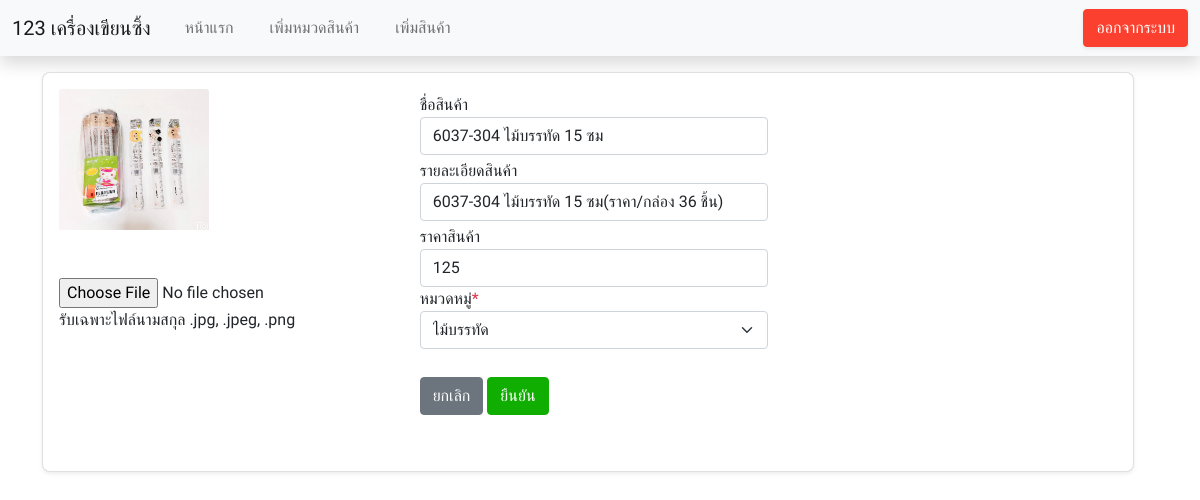
/views/edit_item.php?target=1643471902, run on the app's committed database.
### tables this page shows
CREATE TABLE `item_detail` (
  `item_id` int(11) NOT NULL COMMENT 'item id',
  `cate_id` int(50) NOT NULL,
  `item_name` varchar(50) NOT NULL COMMENT 'name of the item',
  `image_name` varchar(50) NOT NULL COMMENT 'image if item',
  `item_prince` int(11) NOT NULL,
  `type` varchar(50) NOT NULL,
  `item_detail` varchar(500) NOT NULL COMMENT 'detail if the item'
);

### views/edit_item.php (the view, shortened to what this page needs)
<!DOCTYPE html>
<html lang="en">
<head>
    <link href="https://cdn.jsdelivr.net/npm/bootstrap@5.0.2/dist/css/bootstrap.min.css" rel="stylesheet">
    <link rel="stylesheet" href="../assets/css/font.css">
    <link rel="stylesheet" href="../assets/css/style.css">
</head>
<body>
    <?php
        include "header.php";
    ?>
    <div class="container-xl my-3">
        <div class="row">
        <div class="row">
        <form method="POST" action="../../work7/process/updateItem.php?op=edit" enctype="multipart/form-data">
            <div class="row ">
                <div class="col-lg-12">
                    <div class="card shadow-sm " style="min-height: 400px; ">
                        <div class="card-body ">
                        <div class="row">
                                <div class="col-md-4">
                                <?php
                                    include '../../work7/process/connect.php';
                                    $id=$_GET["target"];
                                    $sql_allitem = "SELECT * FROM item_detail WHERE item_id=$id";
                                    $result_allid = mysqli_query($connect, $sql_allitem);
                                    while($row2 = mysqli_fetch_array($result_allid)) {
                                        echo '<img src="../images/'.$row2["image_name"].'" class="card-img-top" alt="..." style="width: 150px;">';
                                    };
                                ?>
                                <br>
                                <br>
                                <br>
                                <div class="basic-form">
                                    <input type="file" name="fileImage" id="fileImage" accept=".jpg, .jpeg, .png">
                                    <p>รับเฉพาะไฟล์นามสกุล .jpg, .jpeg, .png</p>
                                </div>
                                </div>
                                <div class="col-md-8">
                                    <?php
                                        include '../../work7/process/connect.php';
                                        $id=$_GET["target"];
                                        $sql_allitem = "SELECT * FROM item_detail WHERE item_id=$id";
                                        $result_allid = mysqli_query($connect, $sql_allitem);
                                        $row2 = mysqli_fetch_array($result_allid);
                                    ?>
                                    <div class="col-lg-6 col-md-12 col-sm-12 mt-1">
                                        <label for="text">ชื่อสินค้า</label>
                                        <input type="text" class="form-control" name="item_name" value="<?php echo $row2["item_name"];?>">
                                    </div>
                                    <div class="col-lg-6 col-md-12 col-sm-12 mt-1">
                                        <label for="text">รายละเอียดสินค้า</label>
                                        <input type="text" class="form-control" name="item_detail" value="<?php echo $row2["item_detail"];?>">
                                    </div>
                                    <div class="col-lg-6 col-md-12 col-sm-12 mt-1">
                                        <label for="text">ราคาสินค้า</label>
                                        <input type="number" class="form-control" name="item_prince" value="<?php echo $row2["item_prince"];?>">
                                    </div>
                                    <div class="col-lg-6 col-md-12 col-sm-12">
                                            <label for="text">หมวดหมู่<span class="text-danger">*</span></label>
                                                <select name="cate_id" class="form-control form-select" required>
                                                <?php echo '<option value="'.$row2["cate_id"].'">'.$row2["type"].'</option>'; ?>
                                                </select>
                                    </div>
                                    <br>
                                    <div class="col-lg-6 col-md-12 col-sm-12 mt-1">
                                        <button type="button" class="btn btn-secondary" data-bs-dismiss="modal">ยกเลิก</button>
                                        <button  class="btn btn-success" type="submit">ยืนยัน</button>
                                    </div>
                                </div>
                            </div>
                        </div>
                    </div>
                </div>
            </div>
        </form>
    </div>
</div>
</body>
</html>

### assets/css/style.css (style rules this page uses)
.card { border-radius: .5rem; }
.btn-success { color: #fff; background-color: #0fae00; border-color: #0fae00; }

### data on the page
item_detail: image_name (picture), item_name "6037-304 ไม้บรรทัด 15 ซม", item_detail "6037-304 ไม้บรรทัด 15 ซม(ราคา/กล่อง 36 ชิ้น)", item_prince "125", cate_id "ไม้บรรทัด"
